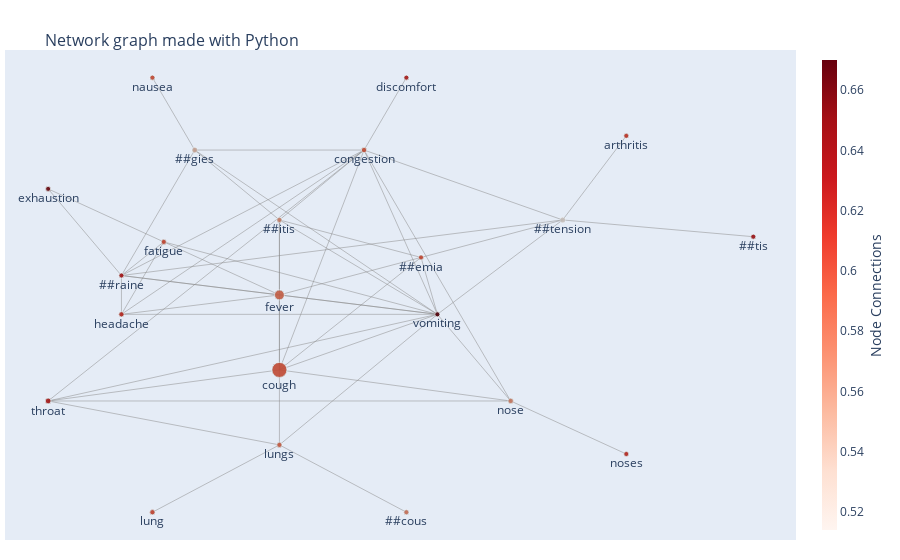

Write notebook code for a chart like this one.
### Code cell
ADR = pickle.load(open('Covid_cough_3_5_0.4.pkl','rb'))
ADR.plotGraph()

### Figure 1 — Plotly figure (JSON) as saved in the notebook; plotly's stock layout.template omitted (floating-point values rounded to 4 significant figures; data arrays with more than 128 entries replaced by an {"elided": "..."} marker saying what was removed)
{"data": [{"hoverinfo": "none", "line": {"color": "#888", "width": 0.5}, "mode": "lines", "type": "scatter", "x": {"elided": "153 float values"}, "y": {"elided": "153 float values"}}, {"marker": {"color": [], "colorscale": [[0, "rgb(255,255,217)"], [0.125, "rgb(237,248,177)"], [0.25, "rgb(199,233,180)"], [0.375, "rgb(127,205,187)"], [0.5, "rgb(65,182,196)"], [0.625, "rgb(29,145,192)"], [0.75, "rgb(34,94,168)"], [0.875, "rgb(37,52,148)"], [1, "rgb(8,29,88)"]], "line": {"width": 0}, "reversescale": true, "showscale": false, "size": [15, 5.073, 9.776, 5, 5.732, 5.127, 5.375, 5.121, 5.03, 5.212, 5.042, 5.151, 5.309, 5.248, 5, 5.018, 5.03, 5.006, 5.242, 5, 5.024, 5.006]}, "mode": "markers+text", "text": ["cough", "vomiting", "fever", "##emia", "throat", "##itis", "congestion", "fatigue", "##raine", "headache", "##tension", "lungs", "nose", "##gies", "discomfort", "exhaustion", "##tis", "arthritis", "lung", "##cous", "noses", "nausea"], "textposition": "bottom center", "type": "scatter", "x": [150.6, 220.1, 150.6, 212.9, 48.75, 150.6, 187.8, 99.66, 81.02, 81.02, 275.3, 150.6, 252.4, 113.3, 206.5, 48.75, 359.2, 303.3, 94.66, 206.5, 303.3, 94.66], "y": [154.6, 208.0, 226.6, 262.6, 124.8, 298.6, 365.7, 277.6, 245.3, 208.0, 298.6, 82.64, 124.8, 365.7, 435.3, 328.5, 282.5, 379.4, 18, 18, 73.91, 435.3]}, {"hoverinfo": "text", "marker": {"color": [0.596, 0.67, 0.584, 0.599, 0.626, 0.566, 0.594, 0.6, 0.628, 0.616, 0.514, 0.587, 0.569, 0.543, 0.625, 0.661, 0.633, 0.61, 0.601, 0.575, 0.616, 0.597], "colorbar": {"thickness": 15, "title": {"side": "right", "text": "Node Connections"}, "xanchor": "left"}, "colorscale": [[0, "rgb(255,245,240)"], [0.125, "rgb(254,224,210)"], [0.25, "rgb(252,187,161)"], [0.375, "rgb(252,146,114)"], [0.5, "rgb(251,106,74)"], [0.625, "rgb(239,59,44)"], [0.75, "rgb(203,24,29)"], [0.875, "rgb(165,15,21)"], [1, "rgb(103,0,13)"]], "line": {"width": 1}, "reversescale": false, "showscale": true, "size": [15, 5.073, 9.776, 5, 5.732, 5.127, 5.375, 5.121, 5.03, 5.212, 5.042, 5.151, 5.309, 5.248, 5, 5.018, 5.03, 5.006, 5.242, 5, 5.024, 5.006]}, "mode": "markers", "text": ["cough <br>Count : 1653 <br>Score : 0.596", "vomiting <br>Count : 13 <br>Score : 0.67", "fever <br>Count : 790 <br>Score : 0.584", "##emia <br>Count : 1 <br>Score : 0.599", "throat <br>Count : 122 <br>Score : 0.626", "##itis <br>Count : 22 <br>Score : 0.566", "congestion <br>Count : 63 <br>Score : 0.594", "fatigue <br>Count : 21 <br>Score : 0.6", "##raine <br>Count : 6 <br>Score : 0.628", "headache <br>Count : 36 <br>Score : 0.616", "##tension <br>Count : 8 <br>Score : 0.514", "lungs <br>Count : 26 <br>Score : 0.587", "nose <br>Count : 52 <br>Score : 0.569", "##gies <br>Count : 42 <br>Score : 0.543", "discomfort <br>Count : 1 <br>Score : 0.625", "exhaustion <br>Count : 4 <br>Score : 0.661", "##tis <br>Count : 6 <br>Score : 0.633", "arthritis <br>Count : 2 <br>Score : 0.61", "lung <br>Count : 41 <br>Score : 0.601", "##cous <br>Count : 1 <br>Score : 0.575", "noses <br>Count : 5 <br>Score : 0.616", "nausea <br>Count : 2 <br>Score : 0.597"], "type": "scatter", "x": [150.6, 220.1, 150.6, 212.9, 48.75, 150.6, 187.8, 99.66, 81.02, 81.02, 275.3, 150.6, 252.4, 113.3, 206.5, 48.75, 359.2, 303.3, 94.66, 206.5, 303.3, 94.66], "y": [154.6, 208.0, 226.6, 262.6, 124.8, 298.6, 365.7, 277.6, 245.3, 208.0, 298.6, 82.64, 124.8, 365.7, 435.3, 328.5, 282.5, 379.4, 18, 18, 73.91, 435.3]}], "layout": {"hovermode": "closest", "margin": {"b": 20, "l": 5, "r": 5, "t": 50}, "showlegend": false, "title": {"font": {"size": 16}, "text": "<br>Network graph made with Python"}, "xaxis": {"showgrid": false, "showticklabels": false, "zeroline": false}, "yaxis": {"showgrid": false, "showticklabels": false, "zeroline": false}}}
